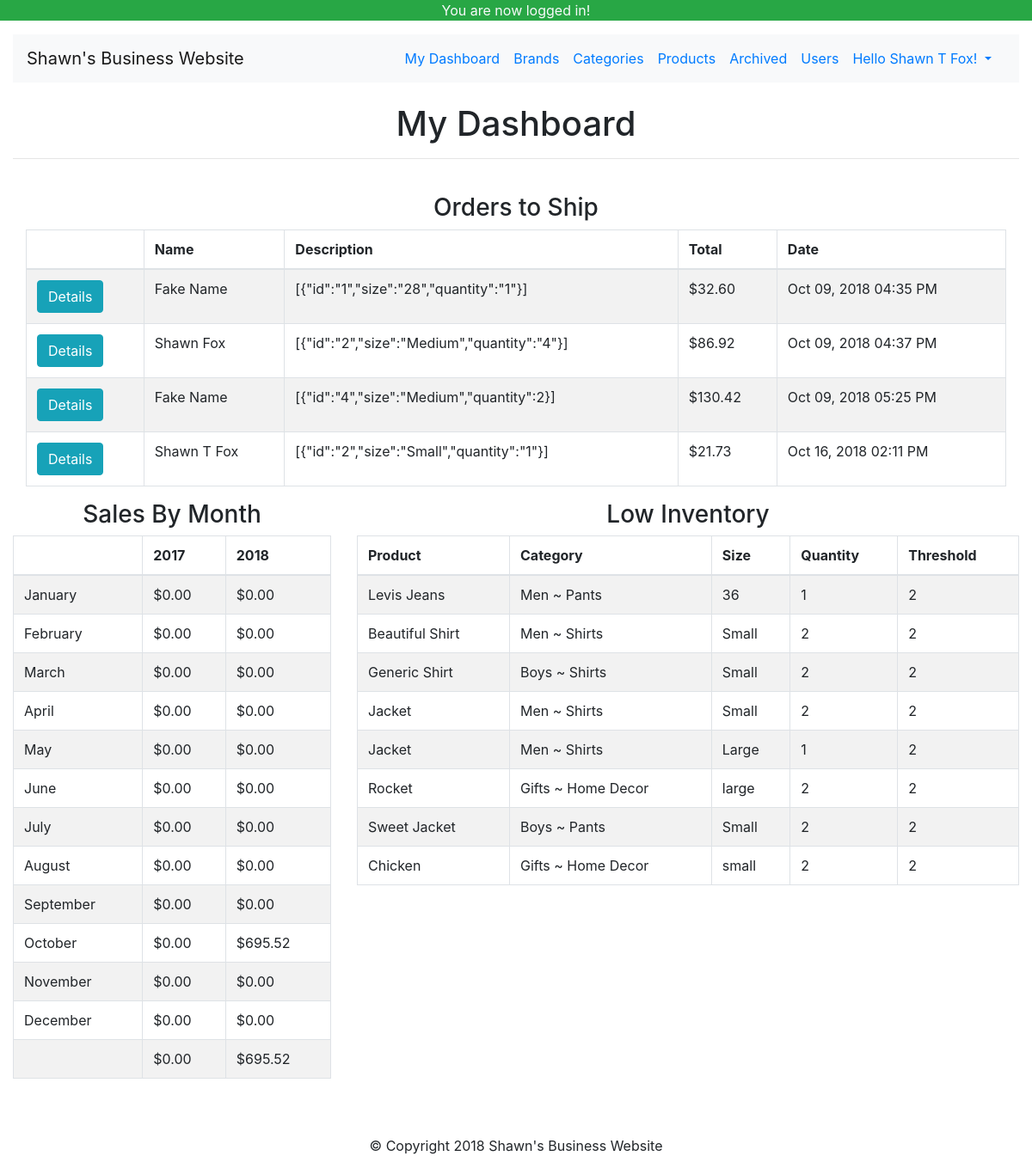
The page /admin/index.php (signed in) on the database its author committed.
### tables this page shows
CREATE TABLE IF NOT EXISTS `transactions` (
  `id` int(11) NOT NULL AUTO_INCREMENT,
  `charge_id` varchar(255) NOT NULL,
  `cart_id` int(11) NOT NULL,
  `full_name` varchar(255) NOT NULL,
  `email` varchar(60) NOT NULL,
  `street` varchar(255) NOT NULL,
  `street2` varchar(255) NOT NULL,
  `city` varchar(155) NOT NULL,
  `state` varchar(50) NOT NULL,
  `country` varchar(50) NOT NULL,
  `zip` varchar(15) NOT NULL,
  `sub_total` decimal(10,2) NOT NULL,
  `tax` decimal(10,2) NOT NULL,
  `grand_total` decimal(10,2) NOT NULL,
  `description` varchar(255) NOT NULL,
  `trn_type` varchar(255) NOT NULL,
  `trn_date` datetime NOT NULL DEFAULT CURRENT_TIMESTAMP,
  PRIMARY KEY (`id`)
);

CREATE TABLE IF NOT EXISTS `cart` (
  `id` int(11) NOT NULL AUTO_INCREMENT,
  `items` text NOT NULL,
  `expire_date` date NOT NULL,
  `paid` tinyint(4) NOT NULL DEFAULT '0',
  `shipped` tinyint(4) NOT NULL DEFAULT '0',
  PRIMARY KEY (`id`)
);

CREATE TABLE IF NOT EXISTS `products` (
  `id` int(11) NOT NULL AUTO_INCREMENT,
  `title` varchar(255) NOT NULL,
  `price` decimal(10,2) NOT NULL,
  `list_price` decimal(10,2) NOT NULL,
  `brand` int(11) NOT NULL,
  `categories` varchar(255) NOT NULL,
  `image` text NOT NULL,
  `description` text NOT NULL,
  `featured` tinyint(4) NOT NULL DEFAULT '0',
  `sizes` text NOT NULL,
  `deleted` tinyint(4) NOT NULL DEFAULT '0',
  `sounds_like` varchar(255) NOT NULL,
  PRIMARY KEY (`id`)
);

### helpers/helpers.php (called while the page is built, shortened)
<?php
	function sanitize($dirty) {
		return htmlentities($dirty, ENT_QUOTES, "UTF-8");
	}
	function money($number) {
		return '$'.number_format($number, 2);
	}
	function has_permission($permission = 'admin'){
		global $user_data;
		$permissions = explode(',', $user_data['permissions']);
		if(in_array($permission,$permissions, true)){
			return true;
		}else{
			return flase;
		}
	}
	function format_date($date){
		return date("M d, Y h:i A", strtotime($date));
	}
	function get_catergories($childId){
		global $db;
		$id = sanitize($childId);
		$sql = "SELECT p.id AS 'pid', p.category AS 'parent', c.id
		AS 'cid', c.category AS 'child' FROM categories c
		INNER JOIN categories p
		ON c.parent = p.id
		WHERE c.id = '{$id}'";
		$query = $db->query($sql);
		$category = mysqli_fetch_assoc($query);
		return $category;
	}
	function sizesToArray($string){
		$trimmed = rtrim($string, ',');
		$size_array = explode(',', $trimmed);
		$array_to_return = array();
		foreach ($size_array as $size) {
			$inner_array = explode(':', $size);
			$array_to_return[] = array('size' => $inner_array[0], 'quantity' => $inner_array[1], 'threshold' => $inner_array[2]);
			}
			return $array_to_return;
	}

### admin/index.php (the view, shortened to what this page needs)
<?php
	require_once '../core/init.php';
	include 'includes/head.php';
	include 'includes/navigation.php';
?>
<?php
$trnQuery = "SELECT t.id, t.cart_id, t.full_name, t.trn_date, t.grand_total, c.items, c.paid, c.shipped
 FROM transactions t
 LEFT JOIN cart c ON t.cart_id = c.id
 WHERE c.paid = 1 AND c.shipped =0
 ORDER BY t.trn_date";
 $trn_results = $db->query($trnQuery);
 ?>
 <br />
 <h1 class="text-center"> My Dashboard </h1><hr><br />
<div class="col-md-12">
	<h3 class="text-center">Orders to Ship</h3>
	<table class="table table-condensed table-bordered table-striped">
		<thead>
			<th></th><th>Name</th><th>Description</th><th>Total</th><th>Date</th>
		</thead>
		<tbody>
		<?php while($order = mysqli_fetch_assoc($trn_results)): ?>
			<tr>
				<td><a href="orders.php?trn_id=<?=$order['id'];?>" class="btn btn-xs btn-info">Details</a></td>
				<td><?=$order['full_name'];?></td>
				<td><?=$order['items'];?></td>
				<td><?=money($order['grand_total']);?></td>
				<td><?=format_date($order['trn_date']);?></td>
			</tr>
		<?php endwhile; ?>
		</tbody>
	</table>
</div>
<div class="row">
	<?php
	$thisYr = date("Y");
	$lastYr = $thisYr - 1;
	$thisYrQuery = $db->query("SELECT grand_total, trn_date FROM transactions WHERE YEAR(trn_date) = '{$thisYr}'");
	$current = array();
	$last = array();
	$current_total = 0;
	$last_total = 0;
	while($x = mysqli_fetch_assoc($thisYrQuery)){
		$month = date("m", strtotime($x['trn_date']));
		if(!array_key_exists($month, $current)) {
			$current[(int)$month] = $x['grand_total'];
		}else{
			$current[(int)$month] += $x['grand_total'];
		}
		$current_total += $x['grand_total'];
	}
	?>
	<div class="col-md-4">
		<h3 class="text-center">Sales By Month</h3>
		<table class="table table-condensed table-bordered table-striped">
			<thead>
				<th></th><th><?=$lastYr;?></th><th><?=$thisYr;?></th>
			</thead>
			<tbody>
			<?php for($i=1; $i<=12;$i++):
				$dt = DateTime::createFromFormat('!m',$i); ?>
				<tr <?=(date("m") == $i)?' class="info"':'';?>>
					<td><?=$dt->format("F");?></td>
					<td><?=(array_key_exists($i,$last))?money($last[$i]):money(0);?></td>
					<td><?=(array_key_exists($i,$current))?money($current[$i]):money(0);?></td>
				</tr>
			<?php endfor; ?>
			<tr>
				<td></td>
				<td><?=money($last_total);?></td>
				<td><?=money($current_total);?></td>
			</tr>
			</tbody>
		</table>
	</div>
<?php
	$items_query = $db->query("SELECT * FROM products WHERE deleted = 0");
	$low_inv_items = array();
	while($product = mysqli_fetch_assoc($items_query)){
		$sizes = sizesToArray($product['sizes']);
		foreach ($sizes as $size) {
			if($size['quantity'] <= $size['threshold']){
				$cat = get_catergories($product['categories']);
				$item = array(
					'title' => $product['title'],
					'size' => $size['size'],
					'quantity' => $size['quantity'],
					'threshold' => $size['threshold'],
					'category' => $cat['parent']. ' ~ '. $cat['child'],
				);
				$low_inv_items[] = $item;
			}
		}
	}
	?>
	<div class="col-md-8">
		<h3 class="text-center">Low Inventory</h3>
		<table class="table table-condensed table-bordered table-striped">
			<thead>
				<th>Product</th><th>Category</th><th>Size</th><th>Quantity</th><th>Threshold</th>
			</thead>
			<tbody>
				<?php foreach ($low_inv_items as $item): ?>
				<tr <?=($item['quantity'] == 0)?' class="danger"':'';?>>
					<td><?=$item['title'];?></td>
					<td><?=$item['category'];?></td>
					<td><?=$item['size'];?></td>
					<td><?=$item['quantity'];?></td>
					<td><?=$item['threshold'];?></td>
				</tr>
			<?php endforeach; ?>
			</tbody>
		</table>
	</div>
</div>
<?php
	include 'includes/footer.php';
?>

### admin/includes/navigation.php (shortened to what this page needs)
<nav class="navbar navbar-expand-lg navbar-light bg-light">
		<a class="navbar-brand" href="/my-php-shop/index.php">Shawn's Business Website</a>
  <div class="collapse navbar-collapse" id="navbarSupportedContent">
    <ul class="navbar-nav ml-auto">
			<li><a href="index.php">My Dashboard</a></li>
			<li><a href="brands.php">Brands</a></li>
			<li><a href="categories.php">Categories</a></li>
			<li><a href="products.php">Products</a></li>
			<li><a href="archived.php">Archived</a></li>
				<?php if(has_permission()) : ?>
					<li><a href="users.php">Users</a></li>
				<?php endif; ?>
				<li class="dropdown">
					<a href="#" class="dropdown-toggle" data-toggle="dropdown">Hello <?=$user_data['full_name'];?>!
					</a>
				</li>
		</ul>
  </div>
</nav>

### css/main.css (style rules this page uses)
.navbar ul li { padding-right: 1.0em; }

### rows shown on the page
transactions: full_name "Fake Name", cart.items "[{\"id\":\"1\",\"size\":\"28\",\"quantity\":\"1\"}]", grand_total "$32.60", trn_date "Oct 09, 2018 04:35 PM"
transactions: full_name "Shawn Fox", cart.items "[{\"id\":\"2\",\"size\":\"Medium\",\"quantity\":\"4\"}]", grand_total "$86.92", trn_date "Oct 09, 2018 04:37 PM"
transactions: full_name "Fake Name", cart.items "[{\"id\":\"4\",\"size\":\"Medium\",\"quantity\":2}]", grand_total "$130.42", trn_date "Oct 09, 2018 05:25 PM"
transactions: full_name "Shawn T Fox", cart.items "[{\"id\":\"2\",\"size\":\"Small\",\"quantity\":\"1\"}]", grand_total "$21.73", trn_date "Oct 16, 2018 02:11 PM"
products: title "Levis Jeans", category "Men ~ Pants", size "36", quantity "1", threshold "2"
products: title "Beautiful Shirt", category "Men ~ Shirts", size "Small", id "2"
products: title "Jacket", category "Men ~ Shirts", size "Large", featured "1", threshold "2"
products: title "Rocket", category "Gifts ~ Home Decor", size "large", brand "2"
products: title "Sweet Jacket", category "Boys ~ Pants", size "Small", brand "2"

### other values the page prints
$_SESSION['success_flash'] "You are now logged in!"
$user_data['full_name'] "Shawn T Fox"
$dt->format("F") "January"
$dt->format("F") "February"
$dt->format("F") "March"
$dt->format("F") "April"
$dt->format("F") "May"
$dt->format("F") "June"
$dt->format("F") "July"
$dt->format("F") "August"
$dt->format("F") "September"
$dt->format("F") "October"
money($current[$i]) "$695.52"
$dt->format("F") "November"
$dt->format("F") "December"
